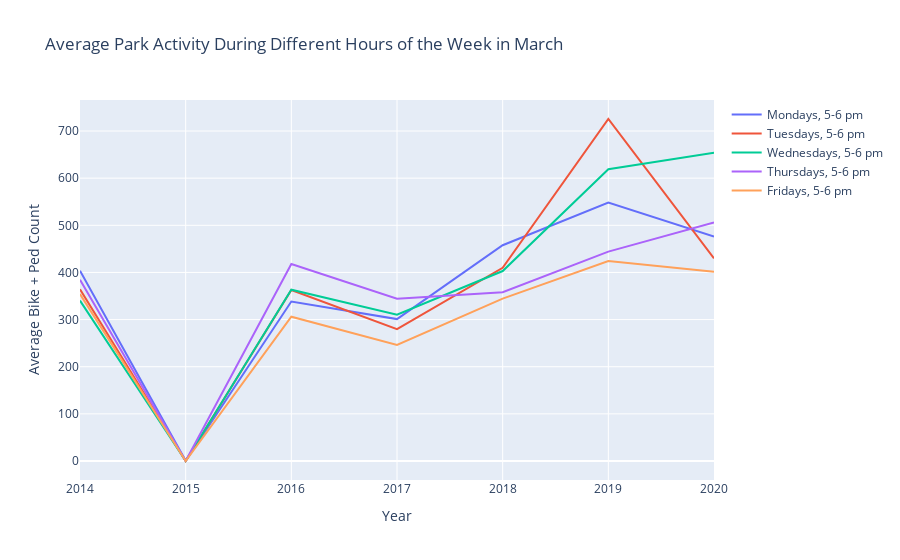

Write notebook code for a chart like this one.
### Markdown cell above
Aside from the missing data in 2015, this data suggests that park usage on any given day is lower in March 2020 compared to the same weekday in prior years, at least at the lunch hour. Will this pattern hold after work hours?

### Code cell
fig = go.Figure()
fig.add_trace(go.Scatter(x=allyears, y=counts_across_years(3, 'Monday', datetime.time(17, 0)),
                    mode='lines',
                    name='Mondays, 5-6 pm'))
fig.add_trace(go.Scatter(x=allyears, y=counts_across_years(3, 'Tuesday', datetime.time(17, 0)),
                    mode='lines',
                    name='Tuesdays, 5-6 pm'))
fig.add_trace(go.Scatter(x=allyears, y=counts_across_years(3, 'Wednesday', datetime.time(17, 0)),
                    mode='lines',
                    name='Wednesdays, 5-6 pm'))
fig.add_trace(go.Scatter(x=allyears, y=counts_across_years(3, 'Thursday', datetime.time(17, 0)),
                    mode='lines',
                    name='Thursdays, 5-6 pm'))
fig.add_trace(go.Scatter(x=allyears, y=counts_across_years(3, 'Friday', datetime.time(17, 0)),
                    mode='lines',
                    name='Fridays, 5-6 pm'))

fig.update_layout(title='Average Park Activity During Different Hours of the Week in March',
                   xaxis_title='Year',
                   yaxis_title='Average Bike + Ped Count')
fig.show()

### Figure 1 — Plotly figure (JSON) as saved in the notebook; plotly's stock layout.template omitted (floating-point values rounded to 4 significant figures)
{"data": [{"mode": "lines", "name": "Mondays, 5-6 pm", "type": "scatter", "x": [2014, 2015, 2016, 2017, 2018, 2019, 2020], "y": [403.8, 0.4, 338.2, 301, 457.8, 548.2, 476]}, {"mode": "lines", "name": "Tuesdays, 5-6 pm", "type": "scatter", "x": [2014, 2015, 2016, 2017, 2018, 2019, 2020], "y": [364.2, 0, 362.8, 279.8, 409.8, 725.5, 430]}, {"mode": "lines", "name": "Wednesdays, 5-6 pm", "type": "scatter", "x": [2014, 2015, 2016, 2017, 2018, 2019, 2020], "y": [340.2, 0, 363.4, 310.4, 403, 619, 654]}, {"mode": "lines", "name": "Thursdays, 5-6 pm", "type": "scatter", "x": [2014, 2015, 2016, 2017, 2018, 2019, 2020], "y": [384.2, 0, 417.8, 344.2, 358.2, 444.2, 506]}, {"mode": "lines", "name": "Fridays, 5-6 pm", "type": "scatter", "x": [2014, 2015, 2016, 2017, 2018, 2019, 2020], "y": [354.2, 0, 306, 246.2, 344.6, 424.4, 401.2]}], "layout": {"autosize": true, "title": {"text": "Average Park Activity During Different Hours of the Week in March"}, "xaxis": {"autorange": true, "range": [2014, 2020], "title": {"text": "Year"}, "type": "linear"}, "yaxis": {"autorange": true, "range": [-40.31, 765.8], "title": {"text": "Average Bike + Ped Count"}, "type": "linear"}}}
